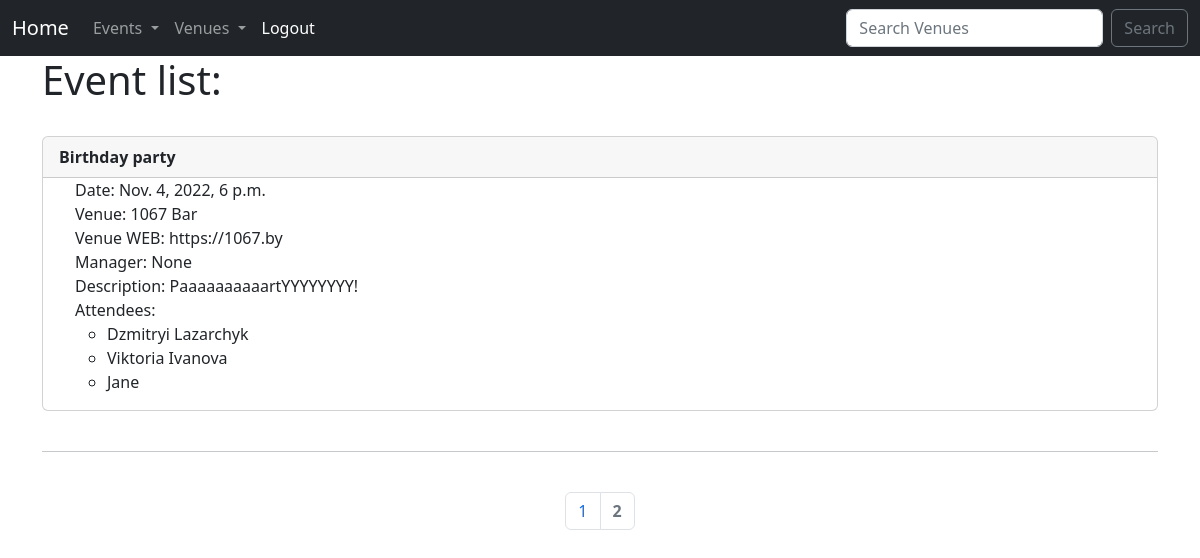
/event_list?page=2 (signed in), run on an earlier commit of the app's database.
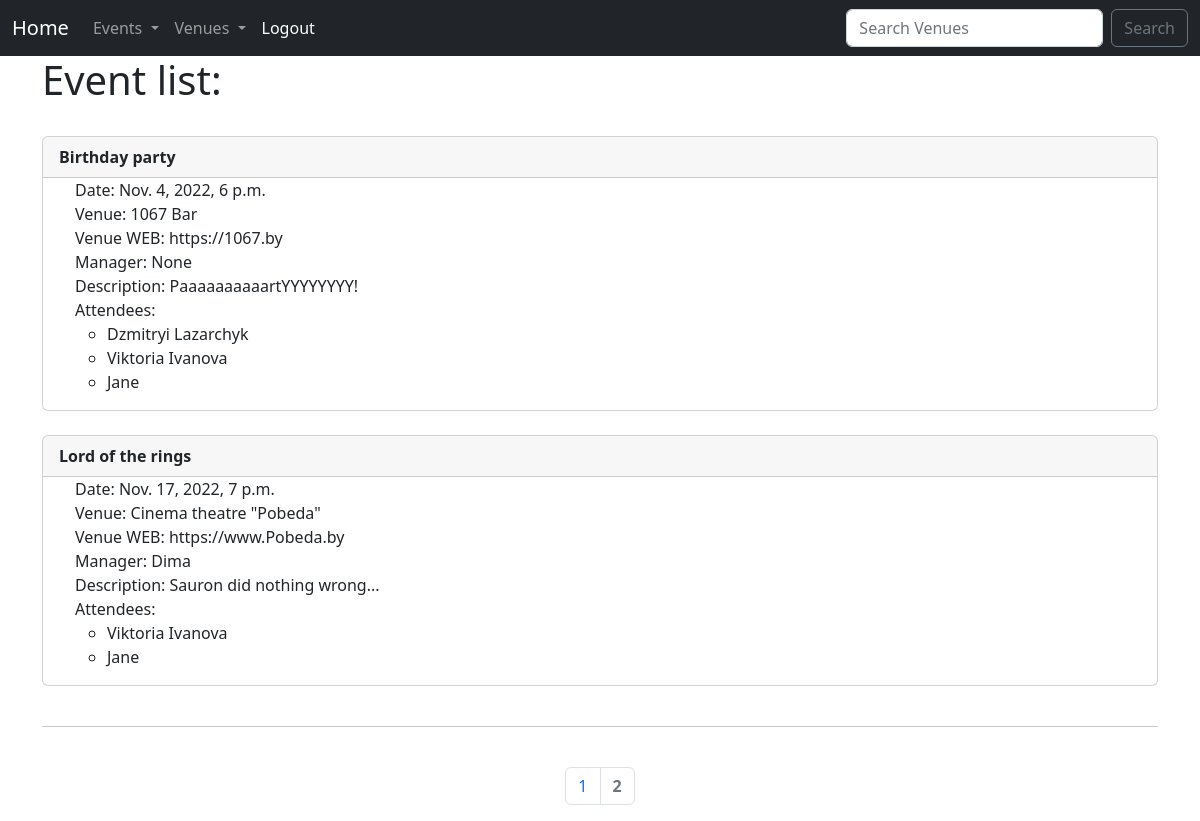
And on a later commit of the database.
### events/models.py (models this page shows, shortened)
class Event(models.Model):
    name = models.CharField('Event Name', max_length=120)
    event_date = models.DateTimeField('Event Date')
    venue = models.ForeignKey(Venue, blank=True, null=True, on_delete=models.CASCADE)
    manager = models.ForeignKey(User, blank=True, null=True, on_delete=models.SET_NULL)
    description = models.TextField(blank=True)
    attendees=models.ManyToManyField(MyclubUser, blank=True)
    def caps(self):
        return str(self.name).capitalize()

class Venue(models.Model):
    name = models.CharField('Venue Name', max_length=120)
    address = models.CharField(max_length=300)
    zip_code = models.CharField('Zip Code', max_length=15, blank=True)
    phone = models.CharField('Contact Phone', max_length=25)
    web = models.URLField('Website Address', blank=True)
    email_address = models.EmailField('Email Address', blank=True)
    owner = models.IntegerField("Venue Owner", blank=False, default=1)
    def __str__(self):
        return self.name

class MyclubUser(models.Model):
    first_name = models.CharField(max_length=300)
    last_name = models.CharField(max_length=300, blank=True)
    email = models.EmailField('User Email')
    def __str__(self):
        return self.first_name + ' ' + self.last_name

### events/views.py (the view)
    def wrapper(*args, **kwargs):
        if args[0].user.is_authenticated:
            res = f(*args, **kwargs)
            return res
        else:
            return redirect('login')

### events/views.py (called while the page is built)
def authenticated(f):
    def wrapper(*args, **kwargs):
        if args[0].user.is_authenticated:
            res = f(*args, **kwargs)
            return res
        else:
            return redirect('login')
    return wrapper

@authenticated
def all_events(request):
    event_list = Event.objects.all().order_by('event_date', 'name')
    p = Paginator(event_list, 3)
    page = request.GET.get('page')
    events = p.get_page(page)
    num_pages = events.paginator.num_pages
    if num_pages > 4:
        model = {1: [1, 2, 3],
                 2: [1, 2, 3],
                 num_pages - 1: [num_pages - 2, num_pages - 1, num_pages],
                 num_pages: [num_pages - 2, num_pages - 1, num_pages]}. \
            get(events.number,
                [0, events.number - 1, events.number, events.number + 1, 0])
    else:
        model = False
    return render(request, 'events/event_list.html', {
        'event_list': event_list,
        'events': events,
        'model': model
    })

### events/templates/events/event_list.html (shortened to what this page needs)
{% extends 'events/base.html' %}
{% block content %}
    <h1>Event list:</h1>
    <br>
{% for event in events %}
        <div class="card" >
  <div class="card-header">
    <strong>{{event.caps}}</strong>
  </div>
  <ul>
    <li class="list-group-item">Date: {{event.event_date}}</li>
        <li class="list-group-item">Venue: {{event.venue}}</li>
        <li class="list-group-item">Venue WEB: {{event.venue.web}}</li>
        <li class="list-group-item">Manager: {{event.manager}}</li>
        <li class="list-group-item">Description: {{event.description}}</li>
        <li class="list-group-item">Attendees:
            <ul>
            {% for user in event.attendees.all %}
                <li>{{ user }}</li>
            {% endfor %}
            </ul>
  </ul>
</div>
<br>
{% endfor %}
    {% if events.paginator.num_pages > 1 %}
    <hr></br>
    <nav aria-label="Page navigation example">
      <ul class="pagination  justify-content-center">
          {% if not model %}
              {% for i in events.paginator.page_range %}
                {% if i is events.number %}
                    <li class="page-item disabled"><a class="page-link" href="?page={{i}}"><b>{{i}}</b></a></li>
                {% else %}
                    <li class="page-item"><a class="page-link" href="?page={{i}}">{{i}}</a></li>
                {% endif  %}
              {% endfor %}
          {% endif %}
      </ul>
    </nav>
    {% endif %}
{% endblock %}

What changed in the data, as far as the page shows it:
added Event: caps "Lord of the rings", event_date "Nov. 17, 2022, 7 p.m.", venue "Cinema theatre \"Pobeda\"", venue.web "https://www.Pobeda.by", manager "Dima", description "Sauron did nothing wrong...", MyclubUser (first_name+last_name "Viktoria Ivanova"), MyclubUser (first_name+last_name "Jane")
